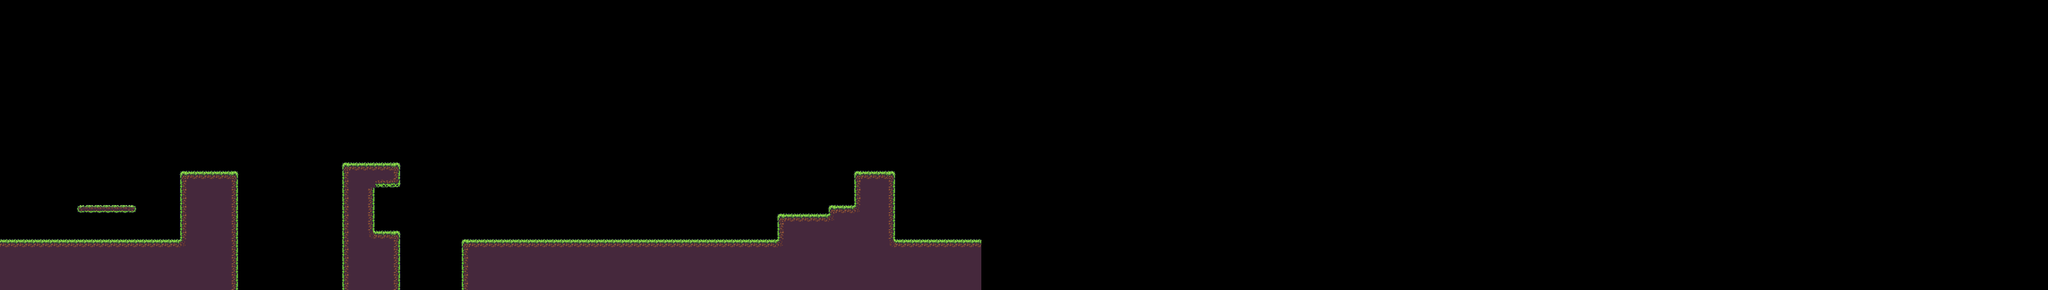

Below is a game level as drawn by its tile map, then a one-line description and the .tmx that defines it (tile-layer data replaced by summaries):
An orthogonal 240x34 tile map with 16x16 px tiles, 2 tile layers (Layer1, Mob Block Layer), 3 tilesets.

<map version="1.0" tiledversion="1.0.3" orientation="orthogonal" renderorder="right-down" width="240" height="34" tilewidth="16" tileheight="16" nextobjectid="1">
 <tileset firstgid="1" name="grass" tilewidth="16" tileheight="16" tilecount="45" columns="15">
  <image source="../tiles/grass.png" width="240" height="48" />
 </tileset>
 <tileset firstgid="46" name="spike" tilewidth="16" tileheight="16" tilecount="1" columns="1">
  <image source="../tiles/spike.png" width="16" height="16" />
 </tileset>
 <tileset firstgid="47" name="mob_block" tilewidth="16" tileheight="16" tilecount="1" columns="1">
  <image source="../tiles/mob_block.png" width="16" height="16" />
 </tileset>
 <layer name="Layer1" width="240" height="34">
  <data>[8160 cells, 757 non-empty, 14 distinct tile ids]</data>
 </layer>
 <layer name="Mob Block Layer" width="240" height="34">
  <data>[8160 cells, 0 non-empty, 0 distinct tile ids]</data>
 </layer>
</map>
